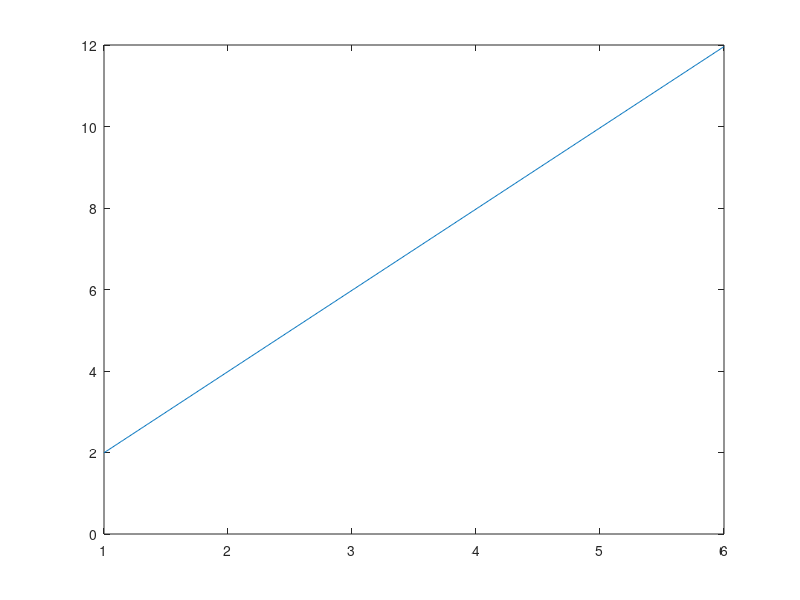

Recreate this plot in MATLAB.
clc; clear all;

d=1:.01:6;
k=1.5;
for n=1:length(d);
    I(n)=40*(d(n)/(2*100))*(pi*10^k)^.5;
end
    
    plot(d,I)
%     2/3.14